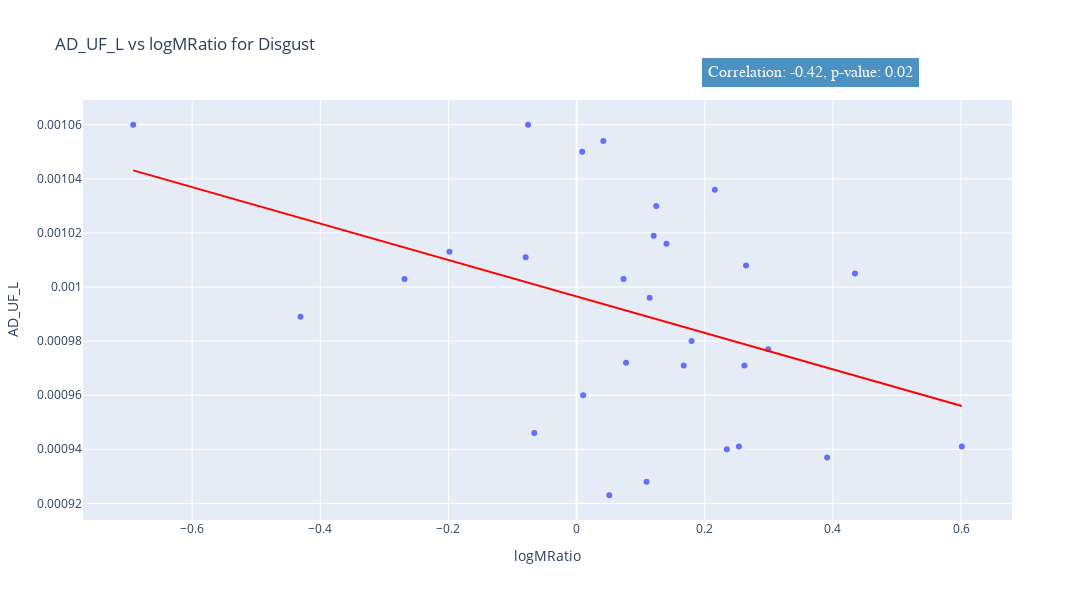
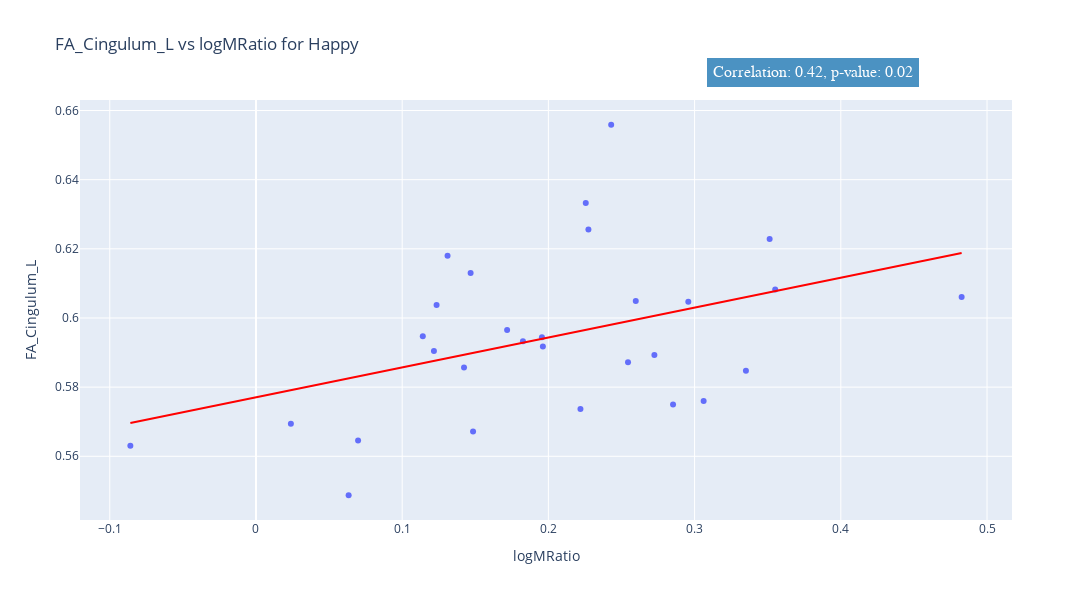

Notebook code for these charts, in order:
### Markdown cell above
## Correlation block is here. However, we may add more tracts, and in that occasion, all you have to do is add them to tractdict

### Code cell
tracts = [column for column in dti_df.columns if ('Cingulum' in column or 'IFO' in column or 'SLF' in column or 'UF' in column or 'Genu' in column)]
tractdict = {
    'IFO': ['FA_IFO_L', 'FA_IFO_R', 'MD_IFO_L', 'MD_IFO_R', 'AD_IFO_L', 'AD_IFO_R', 'RD_IFO_L', 'RD_IFO_R'],
    'SLF': ['FA_SLF_L', 'FA_SLF_R', 'MD_SLF_L', 'MD_SLF_R', 'AD_SLF_L', 'AD_SLF_R', 'RD_SLF_L', 'RD_SLF_R'],
    'UF': ['FA_UF_L', 'FA_UF_R', 'MD_UF_L', 'MD_UF_R', 'AD_UF_L', 'AD_UF_R', 'RD_UF_L', 'RD_UF_R'],
    'Cingulum': ['FA_Cingulum_L', 'FA_Cingulum_R', 'MD_Cingulum_L', 'MD_Cingulum_R', 'AD_Cingulum_L', 'AD_Cingulum_R', 'RD_Cingulum_L', 'RD_Cingulum_R'],
    'Cingulum (hippocampus)': ['FA_Cingulum (hippocampus)_L', 'FA_Cingulum (hippocampus)_R', 'MD_Cingulum (hippocampus)_L', 'MD_Cingulum (hippocampus)_R', 'AD_Cingulum (hippocampus)_L', 'AD_Cingulum (hippocampus)_R', 'RD_Cingulum (hippocampus)_L', 'RD_Cingulum (hippocampus)_R']

}

# here is the logic, we iterate over each tract and for each tract, we iterate over the FA and MD columns.
# then we perform a pearson correlation between the logmratio (for each emotion) and the FA/MD values for each tract.
# in the occasion of a significant correlation, we plot the scatter plot with a line of best fit, reporting both the correlation coefficient and the p-value.
# we will do this for each emotion.



# create a dictionary to store the results
results = {}

# iterate over each tract
for tract, columns in tractdict.items():
    # create a dictionary to store the results for each tract
    results[tract] = {}
    # iterate over each FA and MD column
    for column in columns:
        # create a dictionary to store the results for each column
        results[tract][column] = {}
        # iterate over each emotion
        for emotion in logmratio_dti['Emotion'].unique():
            # create a dictionary to store the results for each emotion
            results[tract][column][emotion] = {}
            # get the logmratio and FA/MD values for the current emotion
            emotion_df = logmratio_dti[logmratio_dti['Emotion'] == emotion]
            logmratio = emotion_df['logMRatio']
            fa_md = emotion_df[column]
            # perform the pearson correlation
            correlation, pvalue = stats.pearsonr(logmratio, fa_md)
            # store the results
            results[tract][column][emotion]['correlation'] = correlation
            results[tract][column][emotion]['pvalue'] = pvalue
            # if the pvalue is significant, plot the scatter plot
            if pvalue < 0.05:
                fig = px.scatter(emotion_df, x='logMRatio', y=column, title=f'{column} vs logMRatio for {emotion}', trendline='ols'
                                , trendline_color_override='red', hover_data=['Name', 'ID', 'Emotion', column])
                fig.update_layout(yaxis_title=column, xaxis_title='logMRatio', width=1200, height=600)
                # add the correlation coefficient and pvalue to the plot
                fig.add_annotation(text=f"Correlation: {correlation:.2f}, p-value: {pvalue:.2f}", x=0.9, 
                                y = 1.1, 
                                    showarrow=False, 
                                    font=dict(
                                        family="Courier New, monospace",
                                        size=16,
                                        color="#ffffff"
                                    ), xref="paper", yref="paper", bgcolor="#1f77b4", bordercolor="#1f77b4", borderwidth=2, borderpad=4, opacity=0.8)
                fig.show()

### Figure 1 — Plotly figure (JSON) as saved in the notebook; plotly's stock layout.template omitted (floating-point values rounded to 4 significant figures)
{"data": [{"customdata": [["王少刚", 1, "Disgust"], ["王梦宣", 10, "Disgust"], ["姚林林", 11, "Disgust"], ["赵冰冰", 12, "Disgust"], ["李思璇", 13, "Disgust"], ["何金辉", 14, "Disgust"], ["吴建星", 17, "Disgust"], ["bq", 18, "Disgust"], ["gxy", 19, "Disgust"], ["CTG", 20, "Disgust"], ["zwl", 21, "Disgust"], [null, 22, "Disgust"], ["MZY", 23, "Disgust"], ["林增萍", 24, "Disgust"], ["qdl", 25, "Disgust"], ["庄惠翔", 27, "Disgust"], ["焦雄", 28, "Disgust"], ["王辉", 3, "Disgust"], ["郭有容", 31, "Disgust"], ["余鹏程", 32, "Disgust"], ["陈若羽", 34, "Disgust"], [null, 36, "Disgust"], ["Xuewei Qin", 39, "Disgust"], ["董正心", 4, "Disgust"], ["高倩", 5, "Disgust"], ["叶帅", 6, "Disgust"], ["李闯", 7, "Disgust"], ["钱文莉", 8, "Disgust"], ["李诗晨", 9, "Disgust"]], "hovertemplate": "logMRatio=%{x}<br>AD_UF_L=%{y}<br>Name=%{customdata[0]}<br>ID=%{customdata[1]}<br>Emotion=%{customdata[2]}<extra></extra>", "legendgroup": "", "marker": {"color": "#636efa", "symbol": "circle"}, "mode": "markers", "name": "", "orientation": "v", "showlegend": false, "type": "scatter", "x": [-0.431, 0.391, 0.1794, 0.1403, 0.4344, 0.07318, 0.114, 0.008792, 0.299, 0.1203, 0.04167, -0.1985, -0.07952, -0.692, 0.05098, 0.1243, 0.6012, 0.2618, 0.07717, -0.2687, 0.2644, -0.07575, 0.2344, 0.1092, 0.2533, -0.06608, 0.2157, 0.01019, 0.1671], "xaxis": "x", "y": [0.000989, 0.000937, 0.00098, 0.001016, 0.001005, 0.001003, 0.000996, 0.00105, 0.000977, 0.001019, 0.001054, 0.001013, 0.001011, 0.00106, 0.000923, 0.00103, 0.000941, 0.000971, 0.000972, 0.001003, 0.001008, 0.00106, 0.00094, 0.000928, 0.000941, 0.000946, 0.001036, 0.00096, 0.000971], "yaxis": "y"}, {"hovertemplate": "<b>OLS trendline</b><br>AD_UF_L = -6.7366e-05 * logMRatio + 0.000996517<br>R<sup>2</sup>=0.177683<br><br>logMRatio=%{x}<br>AD_UF_L=%{y} <b>(trend)</b><extra></extra>", "legendgroup": "", "line": {"color": "red"}, "marker": {"color": "#636efa", "symbol": "circle"}, "mode": "lines", "name": "", "showlegend": false, "type": "scatter", "x": [-0.692, -0.431, -0.2687, -0.1985, -0.07952, -0.07575, -0.06608, 0.008792, 0.01019, 0.04167, 0.05098, 0.07318, 0.07717, 0.1092, 0.114, 0.1203, 0.1243, 0.1403, 0.1671, 0.1794, 0.2157, 0.2344, 0.2533, 0.2618, 0.2644, 0.299, 0.391, 0.4344, 0.6012], "xaxis": "x", "y": [0.001043, 0.001026, 0.001015, 0.00101, 0.001002, 0.001002, 0.001001, 0.0009959, 0.0009958, 0.0009937, 0.0009931, 0.0009916, 0.0009913, 0.0009892, 0.0009888, 0.0009884, 0.0009881, 0.0009871, 0.0009853, 0.0009844, 0.000982, 0.0009807, 0.0009795, 0.0009789, 0.0009787, 0.0009764, 0.0009702, 0.0009673, 0.000956], "yaxis": "y"}], "layout": {"annotations": [{"bgcolor": "#1f77b4", "bordercolor": "#1f77b4", "borderpad": 4, "borderwidth": 2, "font": {"color": "#ffffff", "family": "Courier New, monospace", "size": 16}, "opacity": 0.8, "showarrow": false, "text": "Correlation: -0.42, p-value: 0.02", "x": 0.9, "xref": "paper", "y": 1.1, "yref": "paper"}], "height": 600, "legend": {"tracegroupgap": 0}, "title": {"text": "AD_UF_L vs logMRatio for Disgust"}, "width": 1200, "xaxis": {"anchor": "y", "domain": [0, 1], "title": {"text": "logMRatio"}}, "yaxis": {"anchor": "x", "domain": [0, 1], "title": {"text": "AD_UF_L"}}}}

### Figure 2 — Plotly figure (JSON) as saved in the notebook; plotly's stock layout.template omitted (floating-point values rounded to 4 significant figures)
{"data": [{"customdata": [["王少刚", 1, "Happy"], ["王梦宣", 10, "Happy"], ["姚林林", 11, "Happy"], ["赵冰冰", 12, "Happy"], ["李思璇", 13, "Happy"], ["何金辉", 14, "Happy"], ["吴建星", 17, "Happy"], ["bq", 18, "Happy"], ["gxy", 19, "Happy"], ["CTG", 20, "Happy"], ["zwl", 21, "Happy"], [null, 22, "Happy"], ["MZY", 23, "Happy"], ["林增萍", 24, "Happy"], ["qdl", 25, "Happy"], ["庄惠翔", 27, "Happy"], ["焦雄", 28, "Happy"], ["王辉", 3, "Happy"], ["郭有容", 31, "Happy"], ["余鹏程", 32, "Happy"], ["陈若羽", 34, "Happy"], [null, 36, "Happy"], ["Xuewei Qin", 39, "Happy"], ["董正心", 4, "Happy"], ["高倩", 5, "Happy"], ["叶帅", 6, "Happy"], ["李闯", 7, "Happy"], ["钱文莉", 8, "Happy"], ["李诗晨", 9, "Happy"]], "hovertemplate": "logMRatio=%{x}<br>FA_Cingulum_L=%{y}<br>Name=%{customdata[0]}<br>ID=%{customdata[1]}<br>Emotion=%{customdata[2]}<extra></extra>", "legendgroup": "", "marker": {"color": "#636efa", "symbol": "circle"}, "mode": "markers", "name": "", "orientation": "v", "showlegend": false, "type": "scatter", "x": [0.3513, 0.4826, 0.2598, 0.2429, 0.2957, 0.2219, 0.1826, 0.06984, 0.1468, 0.2274, 0.2725, 0.1718, 0.3062, 0.2256, 0.02387, 0.3351, 0.1485, 0.3551, 0.2545, -0.08592, 0.131, 0.06338, 0.1217, 0.1956, 0.1962, 0.2853, 0.1141, 0.1423, 0.1235], "xaxis": "x", "y": [0.6229, 0.606, 0.6049, 0.6559, 0.6047, 0.5737, 0.5932, 0.5645, 0.613, 0.6256, 0.5893, 0.5965, 0.576, 0.6332, 0.5694, 0.5847, 0.5672, 0.6083, 0.5872, 0.563, 0.618, 0.5487, 0.5904, 0.5944, 0.5917, 0.575, 0.5947, 0.5857, 0.6038], "yaxis": "y"}, {"hovertemplate": "<b>OLS trendline</b><br>FA_Cingulum_L = 0.0863968 * logMRatio + 0.57708<br>R<sup>2</sup>=0.180222<br><br>logMRatio=%{x}<br>FA_Cingulum_L=%{y} <b>(trend)</b><extra></extra>", "legendgroup": "", "line": {"color": "red"}, "marker": {"color": "#636efa", "symbol": "circle"}, "mode": "lines", "name": "", "showlegend": false, "type": "scatter", "x": [-0.08592, 0.02387, 0.06338, 0.06984, 0.1141, 0.1217, 0.1235, 0.131, 0.1423, 0.1468, 0.1485, 0.1718, 0.1826, 0.1956, 0.1962, 0.2219, 0.2256, 0.2274, 0.2429, 0.2545, 0.2598, 0.2725, 0.2853, 0.2957, 0.3062, 0.3351, 0.3513, 0.3551, 0.4826], "xaxis": "x", "y": [0.5697, 0.5791, 0.5826, 0.5831, 0.5869, 0.5876, 0.5878, 0.5884, 0.5894, 0.5898, 0.5899, 0.5919, 0.5929, 0.594, 0.594, 0.5963, 0.5966, 0.5967, 0.5981, 0.5991, 0.5995, 0.6006, 0.6017, 0.6026, 0.6035, 0.606, 0.6074, 0.6078, 0.6188], "yaxis": "y"}], "layout": {"annotations": [{"bgcolor": "#1f77b4", "bordercolor": "#1f77b4", "borderpad": 4, "borderwidth": 2, "font": {"color": "#ffffff", "family": "Courier New, monospace", "size": 16}, "opacity": 0.8, "showarrow": false, "text": "Correlation: 0.42, p-value: 0.02", "x": 0.9, "xref": "paper", "y": 1.1, "yref": "paper"}], "height": 600, "legend": {"tracegroupgap": 0}, "title": {"text": "FA_Cingulum_L vs logMRatio for Happy"}, "width": 1200, "xaxis": {"anchor": "y", "domain": [0, 1], "title": {"text": "logMRatio"}}, "yaxis": {"anchor": "x", "domain": [0, 1], "title": {"text": "FA_Cingulum_L"}}}}
